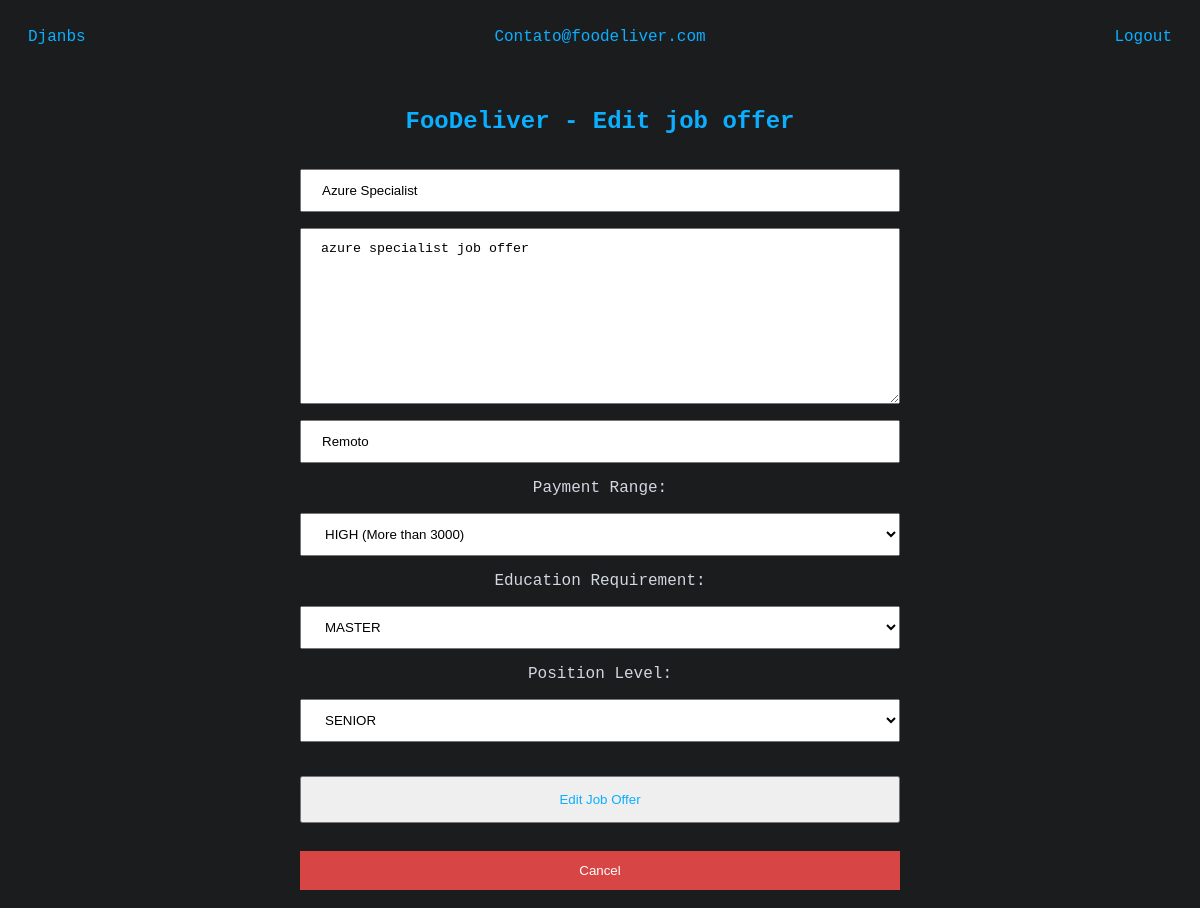
The page /edit-offer/9/ (signed in) on the database as committed earlier.
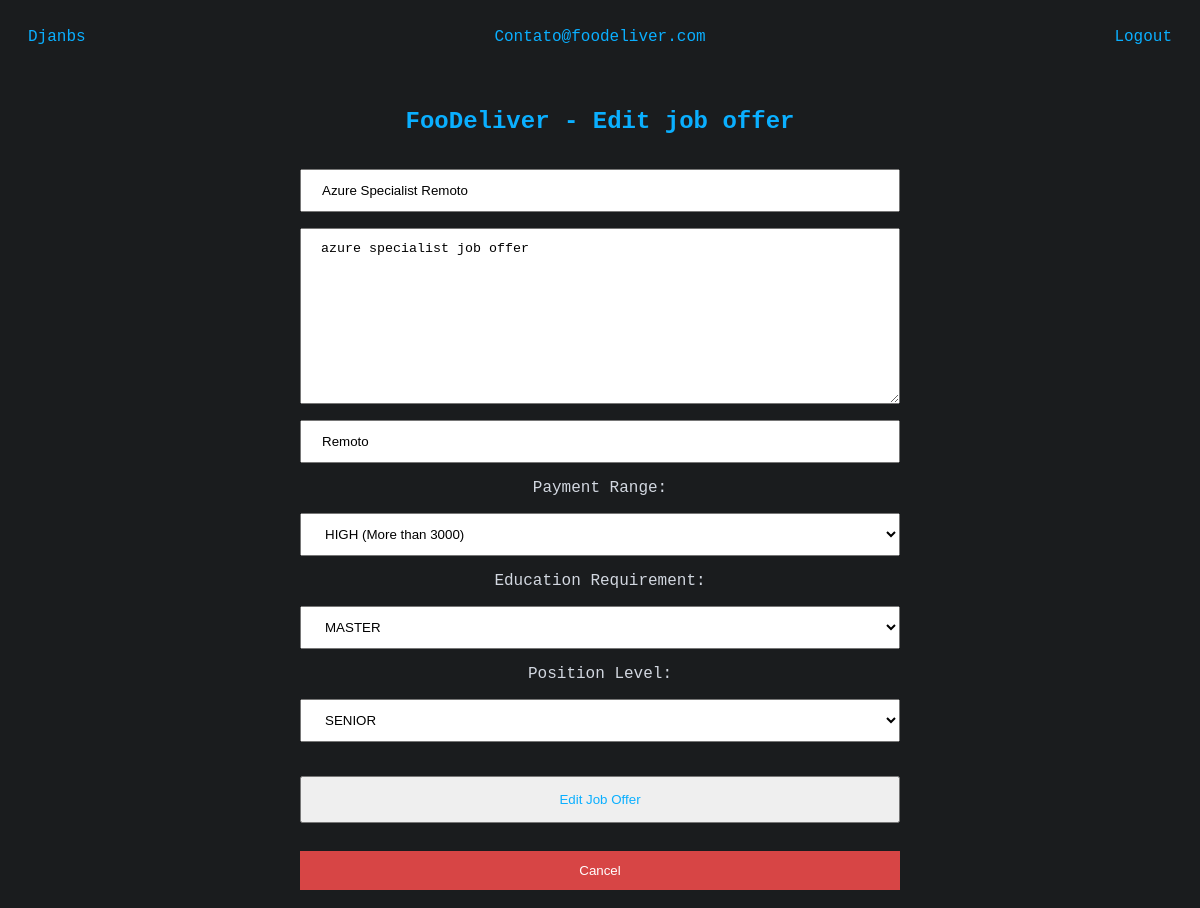
The same page on the database as committed later.
### jobs/models.py (models this page shows, shortened)
class JobOffer(models.Model):
    name = models.CharField(max_length=125)
    location = models.CharField(max_length=50)
    description = models.TextField(null=True)
    company = models.ForeignKey(Company, on_delete=models.CASCADE, null=True)
    payment_range = models.IntegerField(choices=PaymentRange.choices)
    education_req = models.IntegerField(choices=EducationRequirement.choices)
    position_level = models.IntegerField(choices=PositionLevel.choices)
    date_created = models.DateTimeField(auto_now_add=True, null=True)

### jobs/decorators.py (the view)
        def wrapper_func(request, *args, **kwargs):
            if (role == 'candidate' and request.user.is_candidate) or \
                    (role == 'company' and request.user.is_company):
                return view_func(request, *args, **kwargs)
            else:
                return redirect('home')

### jobs/forms.py
class JobOfferCreationForm(forms.ModelForm):
    class Meta():
        model = JobOffer
        exclude = ('company',)

### jobs/models.py (called while the page is built)
    def __str__(self):
        return self.email

### jobs/views/views.py (called while the page is built)
@allowed_role(role='company')
def edit_job_offer(request, pk):
    job_offer = JobOffer.objects.get(id=pk) # type: ignore
    form = JobOfferCreationForm(instance=job_offer)
    if request.method == 'POST' and request.user.company.id == job_offer.company.id:
        form = JobOfferCreationForm(request.POST, instance=job_offer)
        if form.is_valid():
            form.save()
            return redirect('home')
    context = {
        'form': form,
        'operation': 'Edit',
        }
    return render(request, 'jobs/create-job.html', context)

### jobs/templates/jobs/create-job.html (shortened to what this page needs)
{% extends "jobs/base.html" %}
{% block content %}
<h2 class="register-n-login">{{ request.user.company.name }} - {{ operation }} job offer</h2>
<form method="POST" action="">
    <p>{{ form.name }}</p>
    <p>{{ form.description }}</p>
    <p>{{ form.location }}</p>
    <p class="center">Payment Range:</p>
    <p>{{ form.payment_range }}</p>
    <p class="center">Education Requirement:</p>
    <p>{{ form.education_req }}</p>
    <p class="center">Position Level:</p>
    <p>{{ form.position_level }}</p>
    <br>
    <input class="submit" type="submit" name="submit-offer" value="{{ operation }} Job Offer">
    <div class="register-n-login" style="color:#D74545">{{ form.errors }}</div>
</form>
<center><a href="{% url 'home' %}"><input type="button" class="delete-button" value="Cancel" /></a></center>
<br>
{% endblock content %}

Rows that differ between the two databases and show on the page:
changed JobOffer "azure specialist job offer": name "Azure Specialist" → "Azure Specialist Remoto"
